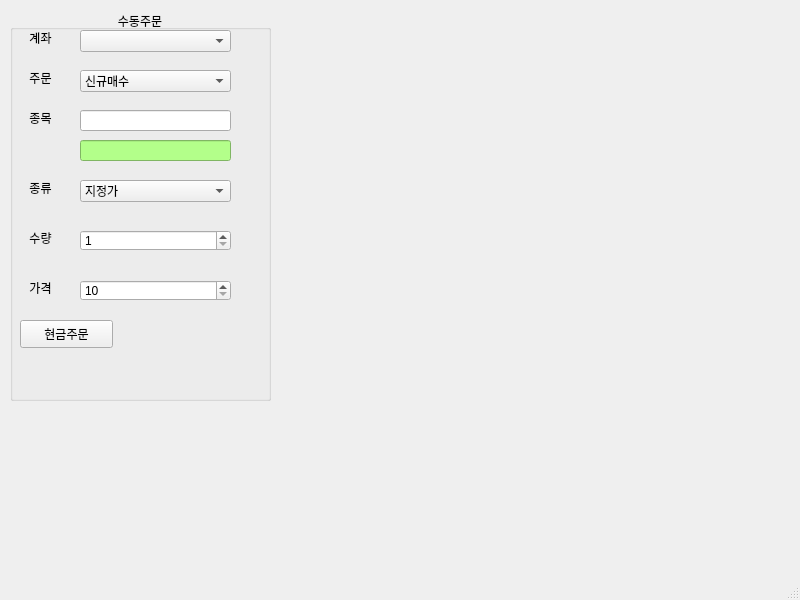
<?xml version="1.0" encoding="UTF-8"?>
<ui version="4.0">
 <class>MainWindow</class>
 <widget class="QMainWindow" name="MainWindow">
  <property name="geometry">
   <rect>
    <x>0</x>
    <y>0</y>
    <width>800</width>
    <height>600</height>
   </rect>
  </property>
  <property name="windowTitle">
   <string>PyTrader v0.3</string>
  </property>
  <property name="windowIcon">
   <iconset>
    <normaloff>../bus.png</normaloff>../bus.png</iconset>
  </property>
  <widget class="QWidget" name="centralwidget">
   <widget class="QGroupBox" name="groupBox">
    <property name="geometry">
     <rect>
      <x>10</x>
      <y>10</y>
      <width>261</width>
      <height>391</height>
     </rect>
    </property>
    <property name="title">
     <string>수동주문</string>
    </property>
    <property name="alignment">
     <set>Qt::AlignCenter</set>
    </property>
    <widget class="QLabel" name="label">
     <property name="geometry">
      <rect>
       <x>10</x>
       <y>20</y>
       <width>41</width>
       <height>16</height>
      </rect>
     </property>
     <property name="text">
      <string>계좌</string>
     </property>
     <property name="alignment">
      <set>Qt::AlignCenter</set>
     </property>
    </widget>
    <widget class="QLabel" name="label_2">
     <property name="geometry">
      <rect>
       <x>10</x>
       <y>60</y>
       <width>41</width>
       <height>16</height>
      </rect>
     </property>
     <property name="text">
      <string>주문</string>
     </property>
     <property name="alignment">
      <set>Qt::AlignCenter</set>
     </property>
    </widget>
    <widget class="QLabel" name="label_3">
     <property name="geometry">
      <rect>
       <x>10</x>
       <y>100</y>
       <width>41</width>
       <height>16</height>
      </rect>
     </property>
     <property name="text">
      <string>종목</string>
     </property>
     <property name="alignment">
      <set>Qt::AlignCenter</set>
     </property>
    </widget>
    <widget class="QLabel" name="label_4">
     <property name="geometry">
      <rect>
       <x>10</x>
       <y>170</y>
       <width>41</width>
       <height>16</height>
      </rect>
     </property>
     <property name="text">
      <string>종류</string>
     </property>
     <property name="alignment">
      <set>Qt::AlignCenter</set>
     </property>
    </widget>
    <widget class="QLabel" name="label_5">
     <property name="geometry">
      <rect>
       <x>10</x>
       <y>220</y>
       <width>41</width>
       <height>16</height>
      </rect>
     </property>
     <property name="text">
      <string>수량</string>
     </property>
     <property name="alignment">
      <set>Qt::AlignCenter</set>
     </property>
    </widget>
    <widget class="QLabel" name="label_6">
     <property name="geometry">
      <rect>
       <x>10</x>
       <y>270</y>
       <width>41</width>
       <height>16</height>
      </rect>
     </property>
     <property name="text">
      <string>가격</string>
     </property>
     <property name="alignment">
      <set>Qt::AlignCenter</set>
     </property>
    </widget>
    <widget class="QComboBox" name="comboBox">
     <property name="geometry">
      <rect>
       <x>70</x>
       <y>20</y>
       <width>151</width>
       <height>22</height>
      </rect>
     </property>
    </widget>
    <widget class="QComboBox" name="comboBox_2">
     <property name="geometry">
      <rect>
       <x>70</x>
       <y>170</y>
       <width>151</width>
       <height>22</height>
      </rect>
     </property>
     <item>
      <property name="text">
       <string>지정가</string>
      </property>
     </item>
     <item>
      <property name="text">
       <string>시장가</string>
      </property>
     </item>
    </widget>
    <widget class="QComboBox" name="comboBox_3">
     <property name="geometry">
      <rect>
       <x>70</x>
       <y>60</y>
       <width>151</width>
       <height>22</height>
      </rect>
     </property>
     <item>
      <property name="text">
       <string>신규매수</string>
      </property>
     </item>
     <item>
      <property name="text">
       <string>신규매도</string>
      </property>
     </item>
     <item>
      <property name="text">
       <string>매수취소</string>
      </property>
     </item>
     <item>
      <property name="text">
       <string>매도취소</string>
      </property>
     </item>
    </widget>
    <widget class="QLineEdit" name="lineEdit">
     <property name="geometry">
      <rect>
       <x>70</x>
       <y>100</y>
       <width>151</width>
       <height>21</height>
      </rect>
     </property>
    </widget>
    <widget class="QLineEdit" name="lineEdit_2">
     <property name="geometry">
      <rect>
       <x>70</x>
       <y>130</y>
       <width>151</width>
       <height>21</height>
      </rect>
     </property>
     <property name="styleSheet">
      <string notr="true">background-color: rgb(179, 255, 138);</string>
     </property>
    </widget>
    <widget class="QSpinBox" name="spinBox">
     <property name="geometry">
      <rect>
       <x>70</x>
       <y>220</y>
       <width>151</width>
       <height>21</height>
      </rect>
     </property>
     <property name="minimum">
      <number>1</number>
     </property>
     <property name="maximum">
      <number>100</number>
     </property>
    </widget>
    <widget class="QSpinBox" name="spinBox_2">
     <property name="geometry">
      <rect>
       <x>70</x>
       <y>270</y>
       <width>151</width>
       <height>21</height>
      </rect>
     </property>
     <property name="minimum">
      <number>10</number>
     </property>
     <property name="maximum">
      <number>1000000000</number>
     </property>
    </widget>
    <widget class="QPushButton" name="pushButton">
     <property name="geometry">
      <rect>
       <x>10</x>
       <y>310</y>
       <width>93</width>
       <height>28</height>
      </rect>
     </property>
     <property name="text">
      <string>현금주문</string>
     </property>
    </widget>
   </widget>
  </widget>
  <widget class="QMenuBar" name="menubar">
   <property name="geometry">
    <rect>
     <x>0</x>
     <y>0</y>
     <width>800</width>
     <height>26</height>
    </rect>
   </property>
  </widget>
  <widget class="QStatusBar" name="statusbar"/>
 </widget>
 <resources/>
 <connections/>
</ui>
